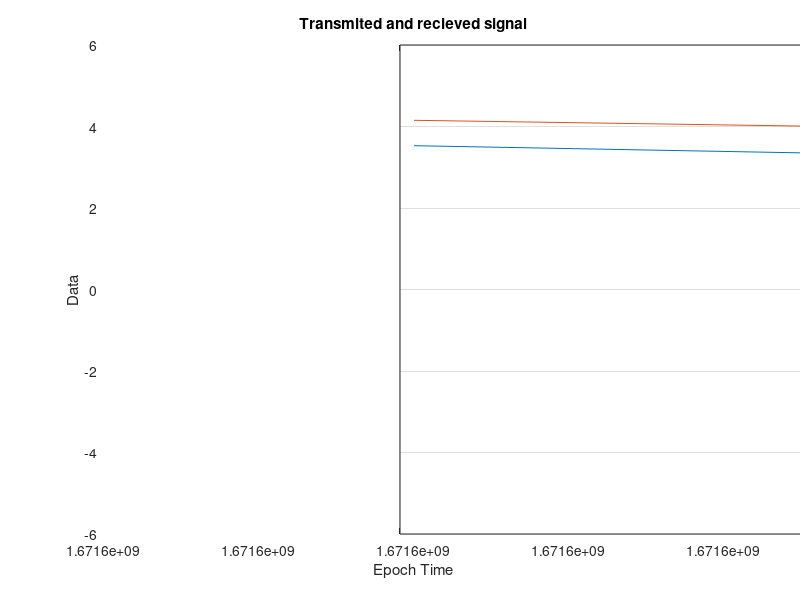

The MATLAB source for this figure: (Note: this script raises an error after producing the figure.)
data = [0.0, 0.4901, 0.9754, 1.4514, 1.9134, 2.357, 2.7779, 3.172, 3.5355, 3.8651, 4.1573, 4.4096, 4.6194, 4.7847, 4.9039, 4.9759, 5.0, 4.9759, 4.9039, 4.7847, 4.6194, 4.4096, 4.1573, 3.8651, 3.5355, 3.172, 2.7779, 2.357, 1.9134, 1.4514, 0.9754, 0.4901, 0.0, -0.4901, -0.9754, -1.4514, -1.9134, -2.357, -2.7779, -3.172, -3.5355, -3.8651, -4.1573, -4.4096, -4.6194, -4.7847, -4.9039, -4.9759, -5.0, -4.9759, -4.9039, -4.7847, -4.6194, -4.4096, -4.1573, -3.8651, -3.5355, -3.172, -2.7779, -2.357, -1.9134, -1.4514, -0.9754, -0.4901, 0.0, 0.4901, 0.9754, 1.4514, 1.9134, 2.357, 2.7779, 3.172, 3.5355, 3.8651, 4.1573, 4.4096, 4.6194, 4.7847, 4.9039, 4.9759, 5.0, 4.9759, 4.9039, 4.7847, 4.6194, 4.4096, 4.1573, 3.8651, 3.5355, 3.172, 2.7779, 2.357, 1.9134, 1.4514, 0.9754, 0.4901, 0.0, -0.4901, -0.9754, -1.4514, -1.9134, -2.357, -2.7779, -3.172, -3.5355, -3.8651, -4.1573, -4.4096, -4.6194, -4.7847, -4.9039, -4.9759, -5.0, -4.9759, -4.9039, -4.7847, -4.6194, -4.4096, -4.1573, -3.8651, -3.5355, -3.172, -2.7779, -2.357, -1.9134, -1.4514, -0.9754, -0.4901, 0.0, 0.4901, 0.9754, 1.4514, 1.9134, 2.357, 2.7779, 3.172, 3.5355, 3.8651, 4.1573, 4.4096, 4.6194, 4.7847, 4.9039, 4.9759, 5.0, 4.9759, 4.9039, 4.7847, 4.6194, 4.4096, 4.1573, 3.8651, 3.5355, 3.172, 2.7779, 2.357, 1.9134, 1.4514, 0.9754, 0.4901, 0.0, -0.4901, -0.9754, -1.4514, -1.9134, -2.357, -2.7779, -3.172, -3.5355, -3.8651, -4.1573, -4.4096, -4.6194, -4.7847, -4.9039, -4.9759, -5.0, -4.9759, -4.9039, -4.7847, -4.6194, -4.4096, -4.1573, -3.8651, -3.5355, -3.172, -2.7779, -2.357, -1.9134, -1.4514, -0.9754, -0.4901, 0.0];
Send_ts = [1671614902.061, 1671614902.466, 1671614902.857, 1671614903.26, 1671614903.675, 1671614904.066, 1671614904.467, 1671614904.867, 1671614905.27, 1671614905.672, 1671614906.074, 1671614906.48, 1671614906.872, 1671614907.276, 1671614907.678, 1671614908.075, 1671614908.491, 1671614908.866, 1671614909.283, 1671614909.679, 1671614910.094, 1671614910.484, 1671614910.893, 1671614911.299, 1671614911.694, 1671614912.1, 1671614912.506, 1671614912.915, 1671614913.31, 1671614913.713, 1671614914.113, 1671614914.521, 1671614914.921, 1671614915.316, 1671614915.724, 1671614916.121, 1671614916.51, 1671614916.932, 1671614917.336, 1671614917.74, 1671614918.115, 1671614918.535, 1671614918.924, 1671614919.343, 1671614919.719, 1671614920.126, 1671614920.53, 1671614920.95, 1671614921.357, 1671614921.748, 1671614922.149, 1671614922.551, 1671614922.956, 1671614923.362, 1671614923.766, 1671614924.171, 1671614924.547, 1671614924.967, 1671614925.371, 1671614925.77, 1671614926.143, 1671614926.56, 1671614926.975, 1671614927.364, 1671614927.775, 1671614928.168, 1671614928.572, 1671614928.973, 1671614929.36, 1671614929.787, 1671614930.153, 1671614930.568, 1671614930.998, 1671614931.396, 1671614931.776, 1671614932.194, 1671614932.6, 1671614932.982, 1671614933.403, 1671614933.779, 1671614934.202, 1671614934.6, 1671614935.002, 1671614935.408, 1671614935.803, 1671614936.196, 1671614936.618, 1671614937.001, 1671614937.426, 1671614937.81, 1671614938.225, 1671614938.615, 1671614939.004, 1671614939.433, 1671614939.809, 1671614940.223, 1671614940.629, 1671614941.034, 1671614941.429, 1671614941.817, 1671614942.245, 1671614942.624, 1671614943.039, 1671614943.446, 1671614943.855, 1671614944.253, 1671614944.649, 1671614945.054, 1671614945.439, 1671614945.825, 1671614946.26, 1671614946.638, 1671614947.044, 1671614947.469, 1671614947.87, 1671614948.259, 1671614948.638, 1671614949.053, 1671614949.463, 1671614949.87, 1671614950.286, 1671614950.684, 1671614951.081, 1671614951.489, 1671614951.887, 1671614952.293, 1671614952.683, 1671614953.075, 1671614953.495, 1671614953.873, 1671614954.29, 1671614954.685, 1671614955.09, 1671614955.509, 1671614955.902, 1671614956.284, 1671614956.713, 1671614957.115, 1671614957.515, 1671614957.925, 1671614958.318, 1671614958.712, 1671614959.123, 1671614959.528, 1671614959.932, 1671614960.292, 1671614960.716, 1671614961.106, 1671614961.532, 1671614961.916, 1671614962.329, 1671614962.73, 1671614963.151, 1671614963.537, 1671614963.942, 1671614964.363, 1671614964.733, 1671614965.136, 1671614965.561, 1671614965.941, 1671614966.352, 1671614966.749, 1671614967.152, 1671614967.556, 1671614967.972, 1671614968.357, 1671614968.762, 1671614969.179, 1671614969.546, 1671614969.981, 1671614970.368, 1671614970.774, 1671614971.202, 1671614971.584, 1671614971.998, 1671614972.381, 1671614972.791, 1671614973.202, 1671614973.6, 1671614974.006, 1671614974.409, 1671614974.786, 1671614975.206, 1671614975.592, 1671614975.994, 1671614976.4, 1671614976.809, 1671614977.205, 1671614977.62, 1671614977.999, 1671614978.427, 1671614978.809, 1671614979.223];
Recieve_ts = [1671614902.68263, 1671614902.68445, 1671614903.15203, 1671614903.91984, 1671614903.92074, 1671614904.85311, 1671614904.85311, 1671614905.13377, 1671614905.91098, 1671614905.91714, 1671614906.67662, 1671614906.72571, 1671614907.13999, 1671614907.95633, 1671614907.96589, 1671614908.74456, 1671614908.74456, 1671614909.24468, 1671614909.96383, 1671614909.97306, 1671614910.72942, 1671614910.72942, 1671614911.1554, 1671614912.00209, 1671614912.01201, 1671614912.83196, 1671614912.83196, 1671614913.45326, 1671614913.5076, 1671614914.25692, 1671614914.30825, 1671614915.17037, 1671614915.21894, 1671614915.89272, 1671614915.94641, 1671614916.63632, 1671614916.68995, 1671614917.17496, 1671614917.99243, 1671614918.00218, 1671614918.88692, 1671614918.88692, 1671614919.47743, 1671614919.53493, 1671614920.39781, 1671614920.45611, 1671614921.1736, 1671614921.1736, 1671614921.93584, 1671614921.93691, 1671614922.96992, 1671614922.98974, 1671614923.47045, 1671614923.52066, 1671614924.32125, 1671614924.32292, 1671614925.10864, 1671614925.15724, 1671614926.02969, 1671614926.03123, 1671614926.34532, 1671614926.88777, 1671614927.20766, 1671614927.97625, 1671614927.97734, 1671614928.832, 1671614928.832, 1671614929.2131, 1671614929.92983, 1671614929.93106, 1671614930.66942, 1671614930.71359, 1671614931.22008, 1671614932.02098, 1671614932.03091, 1671614932.82355, 1671614932.82355, 1671614933.40974, 1671614934.32957, 1671614934.35265, 1671614934.35766, 1671614935.08089, 1671614935.23436, 1671614936.01111, 1671614936.02436, 1671614936.78306, 1671614936.78459, 1671614937.23967, 1671614938.01137, 1671614938.01307, 1671614938.83127, 1671614938.83266, 1671614939.33985, 1671614940.10727, 1671614940.12035, 1671614940.81906, 1671614940.81906, 1671614941.25449, 1671614942.11519, 1671614942.13131, 1671614942.86726, 1671614942.86726, 1671614943.34072, 1671614944.10137, 1671614944.11484, 1671614944.97319, 1671614944.97319, 1671614945.90747, 1671614945.91461, 1671614946.81758, 1671614946.81758, 1671614946.81925, 1671614947.28472, 1671614948.04761, 1671614948.04761, 1671614948.92972, 1671614948.92972, 1671614949.60298, 1671614949.65936, 1671614950.40836, 1671614950.40836, 1671614951.22155, 1671614951.22254, 1671614951.68929, 1671614952.47012, 1671614952.47012, 1671614952.85986, 1671614953.2994, 1671614954.11746, 1671614954.11901, 1671614954.90749, 1671614954.90927, 1671614955.77772, 1671614955.78102, 1671614956.66651, 1671614956.66651, 1671614957.31051, 1671614957.31594, 1671614957.71303, 1671614958.49416, 1671614958.49416, 1671614959.31069, 1671614959.3113, 1671614960.18278, 1671614960.18278, 1671614961.01297, 1671614961.01297, 1671614961.68873, 1671614961.68967, 1671614962.4866, 1671614962.4866, 1671614963.34532, 1671614963.3935, 1671614964.2326, 1671614964.24769, 1671614965.06301, 1671614965.06301, 1671614965.78366, 1671614965.78414, 1671614966.70814, 1671614966.70814, 1671614967.36304, 1671614967.41896, 1671614968.12676, 1671614968.17566, 1671614968.94226, 1671614968.94226, 1671614969.4606, 1671614970.18551, 1671614970.18647, 1671614971.01401, 1671614971.01401, 1671614971.83702, 1671614971.83784, 1671614972.74867, 1671614972.74867, 1671614973.3808, 1671614973.4352, 1671614974.15773, 1671614974.21478, 1671614974.97892, 1671614974.97892, 1671614975.79866, 1671614975.79952, 1671614976.68001, 1671614976.68001, 1671614977.39924, 1671614977.44257, 1671614978.31264, 1671614978.31264, 1671614979.01914, 1671614979.03317, 1671614979.4043];
delay = Recieve_ts - Send_ts;


plot(Send_ts, data);
hold on;
plot(Recieve_ts, data);
grid on;
xlabel('Epoch Time');
ylabel('Data');
title('Transmited and recieved signal');

M = mean(delay);
fprintf('Mean : %.6f s\n', M);

S = std(delay);
fprintf('Standard deviation : %.6f s\n', S);

figure;
histogram(delay,5000)
xlabel('Delay')